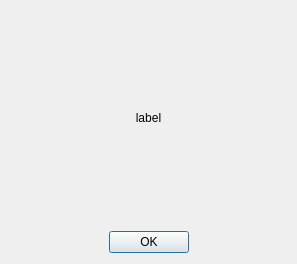
<?xml version="1.0" encoding="UTF-8"?>
<ui version="4.0">
 <class>AboutPopup</class>
 <widget class="QDialog" name="AboutPopup">
  <property name="geometry">
   <rect>
    <x>0</x>
    <y>0</y>
    <width>297</width>
    <height>264</height>
   </rect>
  </property>
  <property name="windowTitle">
   <string>About</string>
  </property>
  <layout class="QVBoxLayout" name="verticalLayout_2">
   <item>
    <layout class="QVBoxLayout" name="verticalLayout">
     <item>
      <widget class="QLabel" name="label">
       <property name="text">
        <string>label</string>
       </property>
       <property name="textFormat">
        <enum>Qt::RichText</enum>
       </property>
       <property name="alignment">
        <set>Qt::AlignCenter</set>
       </property>
       <property name="openExternalLinks">
        <bool>true</bool>
       </property>
       <property name="textInteractionFlags">
        <set>Qt::TextBrowserInteraction</set>
       </property>
      </widget>
     </item>
     <item>
      <widget class="QDialogButtonBox" name="buttonBox">
       <property name="orientation">
        <enum>Qt::Horizontal</enum>
       </property>
       <property name="standardButtons">
        <set>QDialogButtonBox::Ok</set>
       </property>
       <property name="centerButtons">
        <bool>true</bool>
       </property>
      </widget>
     </item>
    </layout>
   </item>
  </layout>
 </widget>
 <resources/>
 <connections>
  <connection>
   <sender>buttonBox</sender>
   <signal>accepted()</signal>
   <receiver>AboutPopup</receiver>
   <slot>accept()</slot>
   <hints>
    <hint type="sourcelabel">
     <x>248</x>
     <y>254</y>
    </hint>
    <hint type="destinationlabel">
     <x>157</x>
     <y>274</y>
    </hint>
   </hints>
  </connection>
 </connections>
</ui>
